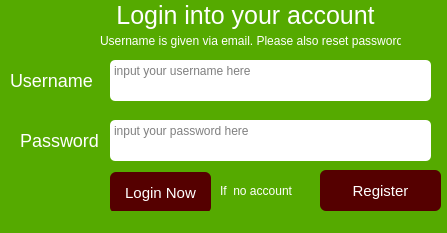
<?xml version="1.0" encoding="UTF-8"?>
<ui version="4.0">
 <class>login</class>
 <widget class="QMainWindow" name="login">
  <property name="geometry">
   <rect>
    <x>0</x>
    <y>0</y>
    <width>447</width>
    <height>233</height>
   </rect>
  </property>
  <property name="windowTitle">
   <string>Please Login Into Your Account</string>
  </property>
  <property name="styleSheet">
   <string notr="true">background-color: rgb(85, 170, 0);</string>
  </property>
  <widget class="QWidget" name="centralwidget">
   <widget class="QTextEdit" name="emailbox">
    <property name="geometry">
     <rect>
      <x>110</x>
      <y>60</y>
      <width>321</width>
      <height>41</height>
     </rect>
    </property>
    <property name="styleSheet">
     <string notr="true">background-color: rgb(255, 255, 255);
border-radius:5px 5px 5px 5px;</string>
    </property>
    <property name="placeholderText">
     <string>input your username here</string>
    </property>
   </widget>
   <widget class="QTextEdit" name="passwordbox">
    <property name="geometry">
     <rect>
      <x>110</x>
      <y>120</y>
      <width>321</width>
      <height>41</height>
     </rect>
    </property>
    <property name="styleSheet">
     <string notr="true">background-color: rgb(255, 255, 255);
border-radius:5px 5px 5px 5px;</string>
    </property>
    <property name="placeholderText">
     <string>input your password here</string>
    </property>
   </widget>
   <widget class="QLabel" name="label">
    <property name="geometry">
     <rect>
      <x>10</x>
      <y>70</y>
      <width>91</width>
      <height>21</height>
     </rect>
    </property>
    <property name="styleSheet">
     <string notr="true">font-size:18px;
color:white;</string>
    </property>
    <property name="text">
     <string>Username</string>
    </property>
   </widget>
   <widget class="QLabel" name="label_2">
    <property name="geometry">
     <rect>
      <x>20</x>
      <y>130</y>
      <width>81</width>
      <height>21</height>
     </rect>
    </property>
    <property name="styleSheet">
     <string notr="true">font-size:18px;
color:white;</string>
    </property>
    <property name="text">
     <string>Password</string>
    </property>
   </widget>
   <widget class="QLabel" name="label_3">
    <property name="geometry">
     <rect>
      <x>60</x>
      <y>0</y>
      <width>371</width>
      <height>31</height>
     </rect>
    </property>
    <property name="styleSheet">
     <string notr="true">font-size:25px;
color:white;</string>
    </property>
    <property name="text">
     <string>Login into your account</string>
    </property>
    <property name="alignment">
     <set>Qt::AlignCenter</set>
    </property>
   </widget>
   <widget class="QPushButton" name="login_btn">
    <property name="geometry">
     <rect>
      <x>110</x>
      <y>172</y>
      <width>101</width>
      <height>41</height>
     </rect>
    </property>
    <property name="styleSheet">
     <string notr="true">background-color: rgb(85, 0, 0);
font-size:15px;
color:white;
border-radius:6px 6px 6px 6px;</string>
    </property>
    <property name="text">
     <string>Login Now</string>
    </property>
   </widget>
   <widget class="QLabel" name="label_4">
    <property name="geometry">
     <rect>
      <x>220</x>
      <y>180</y>
      <width>101</width>
      <height>21</height>
     </rect>
    </property>
    <property name="styleSheet">
     <string notr="true">color:white;
font-size:12px;</string>
    </property>
    <property name="text">
     <string>If  no account</string>
    </property>
   </widget>
   <widget class="QPushButton" name="registration_btn">
    <property name="geometry">
     <rect>
      <x>320</x>
      <y>170</y>
      <width>121</width>
      <height>41</height>
     </rect>
    </property>
    <property name="styleSheet">
     <string notr="true">color: rgb(255, 255, 255);
background-color: rgb(85, 0, 0);
font-size:15px;
border-radius:6px 6px 6px 6px;</string>
    </property>
    <property name="text">
     <string>Register</string>
    </property>
   </widget>
   <widget class="QLabel" name="label_5">
    <property name="geometry">
     <rect>
      <x>100</x>
      <y>30</y>
      <width>301</width>
      <height>21</height>
     </rect>
    </property>
    <property name="styleSheet">
     <string notr="true">font-size:12px;
color:white;</string>
    </property>
    <property name="text">
     <string>Username is given via email. Please also reset password</string>
    </property>
   </widget>
  </widget>
  <widget class="QStatusBar" name="statusbar"/>
 </widget>
 <resources/>
 <connections/>
</ui>
